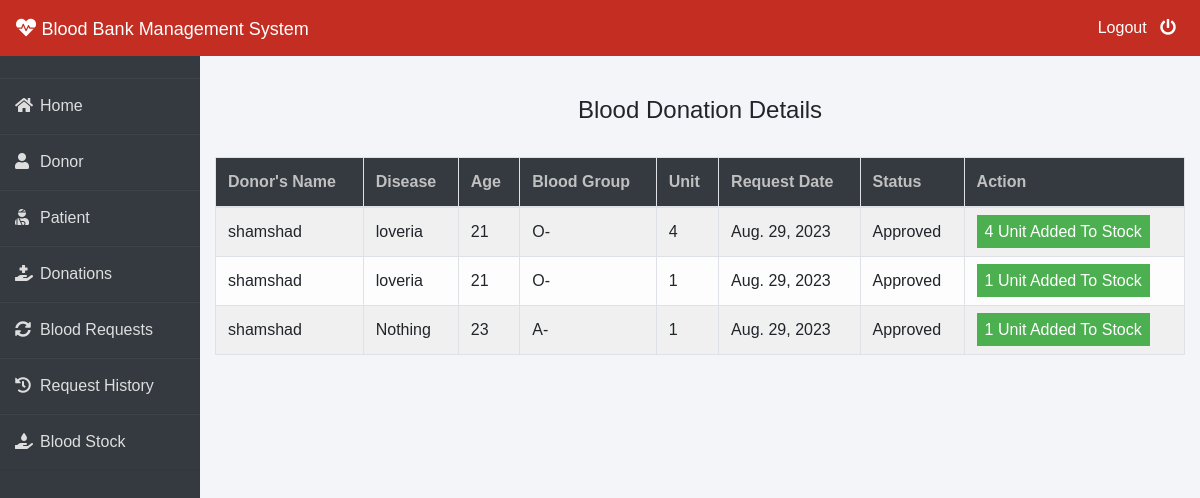
The page /admin-donation (signed in) on the database its author committed.
### donor/models.py (models this page shows, shortened)
class BloodDonate(models.Model):
    donor=models.ForeignKey(Donor,on_delete=models.CASCADE)
    disease=models.CharField(max_length=100,default="Nothing")
    age=models.PositiveIntegerField()
    bloodgroup=models.CharField(max_length=10)
    unit=models.PositiveIntegerField(default=0)
    status=models.CharField(max_length=20,default="Pending")
    date=models.DateField(auto_now=True)

class Donor(models.Model):
    user=models.OneToOneField(User,on_delete=models.CASCADE)
    profile_pic= models.ImageField(upload_to='profile_pic/Donor/',null=True,blank=True)
    bloodgroup=models.CharField(max_length=10)
    address = models.CharField(max_length=40)
    mobile = models.CharField(max_length=20,null=False)
    def __str__(self):
        return self.user.first_name

### blood/views.py (the view)
# urls.py: path('admin-donation', views.admin_donation_view,name='admin-donation'),
@login_required(login_url='adminlogin')
def admin_donation_view(request):
    donations=dmodels.BloodDonate.objects.all()
    return render(request,'blood/admin_donation.html',{'donations':donations})

### templates/blood/admin_donation.html (shortened to what this page needs)
{% extends 'blood/adminbase.html' %}
{% block content %}
{% load widget_tweaks %}
{%load static%}
<head>
   </head>
<br><br>
<div class="container">
    <H4 class="text-center">Blood Donation Details</H4><br>
    <table class="table table-light table-hover table-bordered table-striped">
        <thead class="bg-dark">
            <tr>
                <th scope="col" style="color: rgb(192, 192, 192);">Donor's Name</th>
                <th scope="col" style="color: rgb(192, 192, 192);">Disease</th>
                <th scope="col" style="color: rgb(192, 192, 192);">Age</th>
                <th scope="col" style="color: rgb(192, 192, 192);">Blood Group</th>
                <th scope="col" style="color: rgb(192, 192, 192);">Unit</th>
                <th scope="col" style="color: rgb(192, 192, 192);">Request Date</th>
                <th scope="col" style="color: rgb(192, 192, 192);">Status</th>
                <th style="color: rgb(192, 192, 192);">Action</th>
            </tr>
        </thead>
        <tbody>
            {% for t in donations %}
            <tr>
                <td> {{t.donor}}</td>
                <td> {{t.disease}}</td>
                <td> {{t.age}}</td>
                <td>{{t.bloodgroup}}</td>
                <td>{{t.unit}}</td>
                <td>{{t.date}}</td>
                <td>{{t.status}}</td>
                {% if t.status == 'Pending' %}
                <td>
                    <button class="btn btn-success btn-sm"><a  style="text-decoration: none;color: white;" href="{% url 'approve-donation' t.id  %}"><i class="fa fa-check"></i> Approve</a> </button>
                    <button class="btn btn-danger btn-sm"><a  style="text-decoration: none;color: white;" href="{% url 'reject-donation' t.id  %}"><i class="fa fa-times"></i> Reject</a> </button>
                </td>
                {% elif  t.status == 'Approved' %}
                <td><span class="label success">{{t.unit}} Unit Added To Stock</span></td>
                {% else %}
                <td><span class="label danger">0 Unit Added To Stock</span></td>
                {% endif %}
            </tr>
            {% endfor %}
        </tbody>
    </table>
</div>
{% endblock content %}

### templates/blood/adminbase.html (style rules this page uses)
* { margin: 0; padding: 0; box-sizing: border-box; list-style: none; text-decoration: none; font-family: 'Josefin Sans', sans-serif; }
body { background-color: #f3f5f9; }

### templates/blood/admin_donation.html (style rules this page uses)
.label { color: white; padding: 8px; }
.success { background-color: #4CAF50; }

### rows shown on the page
BloodDonate: donor "shamshad", disease "loveria", age "21", bloodgroup "O-", unit "4", date "Aug. 29, 2023", status "Approved"
BloodDonate: donor "shamshad", disease "loveria", age "21", bloodgroup "O-", unit "1", date "Aug. 29, 2023", status "Approved"
BloodDonate: donor "shamshad", disease "Nothing", age "23", bloodgroup "A-", unit "1", date "Aug. 29, 2023", status "Approved"
